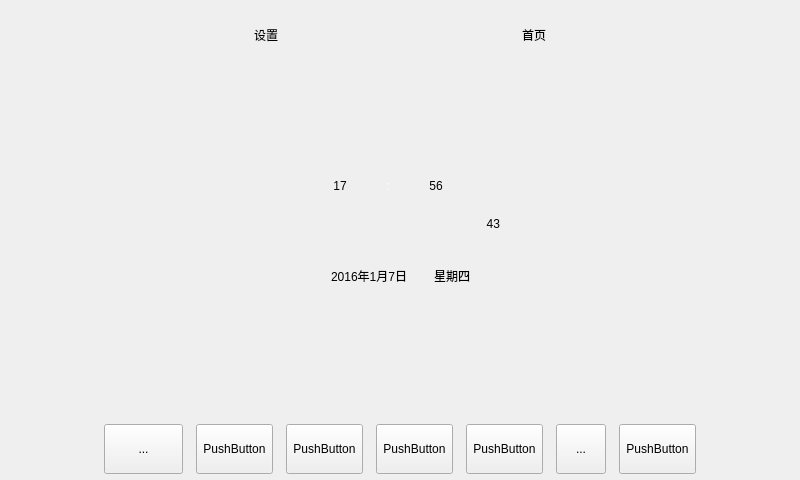
<?xml version="1.0" encoding="UTF-8"?>
<ui version="4.0">
 <class>Widget</class>
 <widget class="QWidget" name="Widget">
  <property name="geometry">
   <rect>
    <x>0</x>
    <y>0</y>
    <width>800</width>
    <height>480</height>
   </rect>
  </property>
  <property name="minimumSize">
   <size>
    <width>800</width>
    <height>480</height>
   </size>
  </property>
  <property name="maximumSize">
   <size>
    <width>800</width>
    <height>480</height>
   </size>
  </property>
  <property name="windowTitle">
   <string>Widget</string>
  </property>
  <layout class="QVBoxLayout" name="verticalLayout_3">
   <property name="spacing">
    <number>0</number>
   </property>
   <property name="margin">
    <number>0</number>
   </property>
   <item>
    <layout class="QVBoxLayout" name="verticalLayout_2">
     <property name="spacing">
      <number>0</number>
     </property>
     <item>
      <widget class="QWidget" name="widget_Top" native="true">
       <property name="minimumSize">
        <size>
         <width>0</width>
         <height>70</height>
        </size>
       </property>
       <layout class="QHBoxLayout" name="horizontalLayout">
        <property name="spacing">
         <number>0</number>
        </property>
        <property name="margin">
         <number>0</number>
        </property>
        <item>
         <spacer name="horizontalSpacer">
          <property name="orientation">
           <enum>Qt::Horizontal</enum>
          </property>
          <property name="sizeHint" stdset="0">
           <size>
            <width>145</width>
            <height>20</height>
           </size>
          </property>
         </spacer>
        </item>
        <item>
         <widget class="QToolButton" name="tbnSetting">
          <property name="minimumSize">
           <size>
            <width>35</width>
            <height>35</height>
           </size>
          </property>
          <property name="cursor">
           <cursorShape>OpenHandCursor</cursorShape>
          </property>
          <property name="styleSheet">
           <string notr="true"/>
          </property>
          <property name="text">
           <string>设置</string>
          </property>
          <property name="toolButtonStyle">
           <enum>Qt::ToolButtonTextUnderIcon</enum>
          </property>
          <property name="autoRaise">
           <bool>true</bool>
          </property>
         </widget>
        </item>
        <item>
         <spacer name="horizontalSpacer_2">
          <property name="orientation">
           <enum>Qt::Horizontal</enum>
          </property>
          <property name="sizeType">
           <enum>QSizePolicy::Maximum</enum>
          </property>
          <property name="sizeHint" stdset="0">
           <size>
            <width>40</width>
            <height>0</height>
           </size>
          </property>
         </spacer>
        </item>
        <item>
         <widget class="QLabel" name="label_title">
          <property name="minimumSize">
           <size>
            <width>150</width>
            <height>0</height>
           </size>
          </property>
          <property name="maximumSize">
           <size>
            <width>16777215</width>
            <height>40</height>
           </size>
          </property>
          <property name="styleSheet">
           <string notr="true">border-image: url(:/images/title_zlkzq.png);</string>
          </property>
          <property name="text">
           <string/>
          </property>
         </widget>
        </item>
        <item>
         <spacer name="horizontalSpacer_3">
          <property name="orientation">
           <enum>Qt::Horizontal</enum>
          </property>
          <property name="sizeType">
           <enum>QSizePolicy::Maximum</enum>
          </property>
          <property name="sizeHint" stdset="0">
           <size>
            <width>40</width>
            <height>20</height>
           </size>
          </property>
         </spacer>
        </item>
        <item>
         <widget class="QToolButton" name="tbnHome">
          <property name="minimumSize">
           <size>
            <width>35</width>
            <height>35</height>
           </size>
          </property>
          <property name="cursor">
           <cursorShape>OpenHandCursor</cursorShape>
          </property>
          <property name="text">
           <string>首页</string>
          </property>
          <property name="toolButtonStyle">
           <enum>Qt::ToolButtonTextUnderIcon</enum>
          </property>
          <property name="autoRaise">
           <bool>true</bool>
          </property>
         </widget>
        </item>
        <item>
         <spacer name="horizontalSpacer_4">
          <property name="orientation">
           <enum>Qt::Horizontal</enum>
          </property>
          <property name="sizeHint" stdset="0">
           <size>
            <width>145</width>
            <height>20</height>
           </size>
          </property>
         </spacer>
        </item>
       </layout>
      </widget>
     </item>
     <item>
      <widget class="QStackedWidget" name="stackedWidget">
       <property name="currentIndex">
        <number>1</number>
       </property>
       <widget class="QWidget" name="page">
        <layout class="QVBoxLayout" name="verticalLayout">
         <property name="spacing">
          <number>0</number>
         </property>
         <property name="margin">
          <number>0</number>
         </property>
         <item>
          <widget class="QWidget" name="widget_Mid" native="true">
           <layout class="QHBoxLayout" name="horizontalLayout_2">
            <property name="spacing">
             <number>0</number>
            </property>
            <property name="margin">
             <number>0</number>
            </property>
            <item>
             <widget class="QToolButton" name="tbnFlow">
              <property name="minimumSize">
               <size>
                <width>100</width>
                <height>80</height>
               </size>
              </property>
              <property name="cursor">
               <cursorShape>OpenHandCursor</cursorShape>
              </property>
              <property name="styleSheet">
               <string notr="true"/>
              </property>
              <property name="text">
               <string>1</string>
              </property>
              <property name="toolButtonStyle">
               <enum>Qt::ToolButtonTextUnderIcon</enum>
              </property>
              <property name="autoRaise">
               <bool>false</bool>
              </property>
             </widget>
            </item>
            <item>
             <widget class="QToolButton" name="tbnCOD">
              <property name="minimumSize">
               <size>
                <width>100</width>
                <height>80</height>
               </size>
              </property>
              <property name="cursor">
               <cursorShape>OpenHandCursor</cursorShape>
              </property>
              <property name="styleSheet">
               <string notr="true"/>
              </property>
              <property name="text">
               <string>2</string>
              </property>
              <property name="toolButtonStyle">
               <enum>Qt::ToolButtonTextUnderIcon</enum>
              </property>
              <property name="autoRaise">
               <bool>false</bool>
              </property>
             </widget>
            </item>
            <item>
             <widget class="QToolButton" name="tbnPH">
              <property name="minimumSize">
               <size>
                <width>100</width>
                <height>80</height>
               </size>
              </property>
              <property name="cursor">
               <cursorShape>OpenHandCursor</cursorShape>
              </property>
              <property name="styleSheet">
               <string notr="true"/>
              </property>
              <property name="text">
               <string>3</string>
              </property>
              <property name="toolButtonStyle">
               <enum>Qt::ToolButtonTextUnderIcon</enum>
              </property>
              <property name="autoRaise">
               <bool>false</bool>
              </property>
             </widget>
            </item>
            <item>
             <widget class="QToolButton" name="tbnSafety">
              <property name="minimumSize">
               <size>
                <width>100</width>
                <height>80</height>
               </size>
              </property>
              <property name="cursor">
               <cursorShape>OpenHandCursor</cursorShape>
              </property>
              <property name="styleSheet">
               <string notr="true"/>
              </property>
              <property name="text">
               <string>4</string>
              </property>
              <property name="toolButtonStyle">
               <enum>Qt::ToolButtonTextUnderIcon</enum>
              </property>
              <property name="autoRaise">
               <bool>false</bool>
              </property>
             </widget>
            </item>
           </layout>
          </widget>
         </item>
        </layout>
       </widget>
       <widget class="QWidget" name="page_2">
        <layout class="QGridLayout" name="gridLayout_2">
         <item row="0" column="0">
          <layout class="QGridLayout" name="gridLayout">
           <item row="0" column="1">
            <spacer name="verticalSpacer">
             <property name="orientation">
              <enum>Qt::Vertical</enum>
             </property>
             <property name="sizeType">
              <enum>QSizePolicy::Maximum</enum>
             </property>
             <property name="sizeHint" stdset="0">
              <size>
               <width>20</width>
               <height>40</height>
              </size>
             </property>
            </spacer>
           </item>
           <item row="2" column="2">
            <spacer name="horizontalSpacer_14">
             <property name="orientation">
              <enum>Qt::Horizontal</enum>
             </property>
             <property name="sizeHint" stdset="0">
              <size>
               <width>40</width>
               <height>20</height>
              </size>
             </property>
            </spacer>
           </item>
           <item row="2" column="1">
            <widget class="QWidget" name="widget_data" native="true">
             <property name="minimumSize">
              <size>
               <width>420</width>
               <height>200</height>
              </size>
             </property>
             <layout class="QVBoxLayout" name="verticalLayout_4">
              <property name="spacing">
               <number>0</number>
              </property>
              <property name="margin">
               <number>0</number>
              </property>
              <item>
               <layout class="QHBoxLayout" name="horizontalLayout_6">
                <property name="spacing">
                 <number>10</number>
                </property>
                <property name="topMargin">
                 <number>20</number>
                </property>
                <item>
                 <spacer name="horizontalSpacer_9">
                  <property name="orientation">
                   <enum>Qt::Horizontal</enum>
                  </property>
                  <property name="sizeHint" stdset="0">
                   <size>
                    <width>40</width>
                    <height>20</height>
                   </size>
                  </property>
                 </spacer>
                </item>
                <item>
                 <layout class="QHBoxLayout" name="horizontalLayout_5">
                  <item>
                   <widget class="QLabel" name="label_hour">
                    <property name="minimumSize">
                     <size>
                      <width>80</width>
                      <height>0</height>
                     </size>
                    </property>
                    <property name="styleSheet">
                     <string notr="true">font: 75 50pt &quot;黑体&quot;;
</string>
                    </property>
                    <property name="text">
                     <string>17</string>
                    </property>
                    <property name="alignment">
                     <set>Qt::AlignCenter</set>
                    </property>
                   </widget>
                  </item>
                  <item>
                   <widget class="QLabel" name="label">
                    <property name="styleSheet">
                     <string notr="true">font: 75 50pt &quot;黑体&quot;;
color: rgb(255, 255, 255);</string>
                    </property>
                    <property name="text">
                     <string>:</string>
                    </property>
                   </widget>
                  </item>
                  <item>
                   <widget class="QLabel" name="label_min">
                    <property name="minimumSize">
                     <size>
                      <width>80</width>
                      <height>0</height>
                     </size>
                    </property>
                    <property name="styleSheet">
                     <string notr="true">font: 75 50pt &quot;黑体&quot;;</string>
                    </property>
                    <property name="text">
                     <string>56</string>
                    </property>
                    <property name="alignment">
                     <set>Qt::AlignCenter</set>
                    </property>
                   </widget>
                  </item>
                 </layout>
                </item>
                <item>
                 <widget class="QLabel" name="label_sec">
                  <property name="styleSheet">
                   <string notr="true">font: 75 20pt &quot;微软雅黑&quot;;</string>
                  </property>
                  <property name="text">
                   <string>43</string>
                  </property>
                  <property name="alignment">
                   <set>Qt::AlignBottom|Qt::AlignRight|Qt::AlignTrailing</set>
                  </property>
                 </widget>
                </item>
                <item>
                 <spacer name="horizontalSpacer_10">
                  <property name="orientation">
                   <enum>Qt::Horizontal</enum>
                  </property>
                  <property name="sizeHint" stdset="0">
                   <size>
                    <width>40</width>
                    <height>20</height>
                   </size>
                  </property>
                 </spacer>
                </item>
               </layout>
              </item>
              <item>
               <layout class="QHBoxLayout" name="horizontalLayout_7">
                <property name="spacing">
                 <number>0</number>
                </property>
                <property name="bottomMargin">
                 <number>20</number>
                </property>
                <item>
                 <spacer name="horizontalSpacer_11">
                  <property name="orientation">
                   <enum>Qt::Horizontal</enum>
                  </property>
                  <property name="sizeHint" stdset="0">
                   <size>
                    <width>40</width>
                    <height>20</height>
                   </size>
                  </property>
                 </spacer>
                </item>
                <item>
                 <layout class="QHBoxLayout" name="horizontalLayout_4">
                  <item>
                   <widget class="QLabel" name="label_data">
                    <property name="styleSheet">
                     <string notr="true">font: 75 22pt &quot;楷体&quot;;</string>
                    </property>
                    <property name="text">
                     <string>2016年1月7日</string>
                    </property>
                    <property name="alignment">
                     <set>Qt::AlignLeading|Qt::AlignLeft|Qt::AlignVCenter</set>
                    </property>
                   </widget>
                  </item>
                  <item>
                   <spacer name="horizontalSpacer_7">
                    <property name="orientation">
                     <enum>Qt::Horizontal</enum>
                    </property>
                    <property name="sizeType">
                     <enum>QSizePolicy::Maximum</enum>
                    </property>
                    <property name="sizeHint" stdset="0">
                     <size>
                      <width>20</width>
                      <height>20</height>
                     </size>
                    </property>
                   </spacer>
                  </item>
                  <item>
                   <widget class="QLabel" name="label_week">
                    <property name="styleSheet">
                     <string notr="true">font: 75 22pt &quot;楷体&quot;;</string>
                    </property>
                    <property name="text">
                     <string>星期四</string>
                    </property>
                    <property name="alignment">
                     <set>Qt::AlignLeading|Qt::AlignLeft|Qt::AlignVCenter</set>
                    </property>
                   </widget>
                  </item>
                 </layout>
                </item>
                <item>
                 <spacer name="horizontalSpacer_12">
                  <property name="orientation">
                   <enum>Qt::Horizontal</enum>
                  </property>
                  <property name="sizeHint" stdset="0">
                   <size>
                    <width>40</width>
                    <height>20</height>
                   </size>
                  </property>
                 </spacer>
                </item>
               </layout>
              </item>
             </layout>
            </widget>
           </item>
           <item row="2" column="0">
            <spacer name="horizontalSpacer_13">
             <property name="orientation">
              <enum>Qt::Horizontal</enum>
             </property>
             <property name="sizeHint" stdset="0">
              <size>
               <width>40</width>
               <height>20</height>
              </size>
             </property>
            </spacer>
           </item>
           <item row="3" column="1">
            <spacer name="verticalSpacer_2">
             <property name="orientation">
              <enum>Qt::Vertical</enum>
             </property>
             <property name="sizeType">
              <enum>QSizePolicy::Maximum</enum>
             </property>
             <property name="sizeHint" stdset="0">
              <size>
               <width>20</width>
               <height>60</height>
              </size>
             </property>
            </spacer>
           </item>
          </layout>
         </item>
        </layout>
       </widget>
       <widget class="QWidget" name="page_3">
        <widget class="QWidget" name="widget_calibration" native="true">
         <property name="geometry">
          <rect>
           <x>0</x>
           <y>0</y>
           <width>798</width>
           <height>339</height>
          </rect>
         </property>
         <layout class="QHBoxLayout" name="horizontalLayout_8">
          <property name="spacing">
           <number>0</number>
          </property>
          <property name="margin">
           <number>0</number>
          </property>
          <item>
           <widget class="QToolButton" name="tbnDA">
            <property name="minimumSize">
             <size>
              <width>100</width>
              <height>80</height>
             </size>
            </property>
            <property name="cursor">
             <cursorShape>OpenHandCursor</cursorShape>
            </property>
            <property name="styleSheet">
             <string notr="true"/>
            </property>
            <property name="text">
             <string>1</string>
            </property>
            <property name="toolButtonStyle">
             <enum>Qt::ToolButtonTextUnderIcon</enum>
            </property>
            <property name="autoRaise">
             <bool>false</bool>
            </property>
           </widget>
          </item>
          <item>
           <widget class="QToolButton" name="tbnAD">
            <property name="minimumSize">
             <size>
              <width>100</width>
              <height>80</height>
             </size>
            </property>
            <property name="cursor">
             <cursorShape>OpenHandCursor</cursorShape>
            </property>
            <property name="styleSheet">
             <string notr="true"/>
            </property>
            <property name="text">
             <string>2</string>
            </property>
            <property name="toolButtonStyle">
             <enum>Qt::ToolButtonTextUnderIcon</enum>
            </property>
            <property name="autoRaise">
             <bool>false</bool>
            </property>
           </widget>
          </item>
          <item>
           <widget class="QToolButton" name="tbnValveControl">
            <property name="minimumSize">
             <size>
              <width>100</width>
              <height>80</height>
             </size>
            </property>
            <property name="cursor">
             <cursorShape>OpenHandCursor</cursorShape>
            </property>
            <property name="styleSheet">
             <string notr="true"/>
            </property>
            <property name="text">
             <string>3</string>
            </property>
            <property name="toolButtonStyle">
             <enum>Qt::ToolButtonTextUnderIcon</enum>
            </property>
            <property name="autoRaise">
             <bool>false</bool>
            </property>
           </widget>
          </item>
         </layout>
        </widget>
       </widget>
      </widget>
     </item>
     <item>
      <widget class="QLabel" name="label_Bottom_Div">
       <property name="minimumSize">
        <size>
         <width>0</width>
         <height>0</height>
        </size>
       </property>
       <property name="maximumSize">
        <size>
         <width>16777215</width>
         <height>3</height>
        </size>
       </property>
       <property name="text">
        <string/>
       </property>
      </widget>
     </item>
     <item>
      <widget class="QWidget" name="widget_Bottom" native="true">
       <property name="sizePolicy">
        <sizepolicy hsizetype="Minimum" vsizetype="Preferred">
         <horstretch>0</horstretch>
         <verstretch>0</verstretch>
        </sizepolicy>
       </property>
       <layout class="QHBoxLayout" name="horizontalLayout_3">
        <property name="spacing">
         <number>13</number>
        </property>
        <property name="leftMargin">
         <number>0</number>
        </property>
        <property name="topMargin">
         <number>10</number>
        </property>
        <property name="rightMargin">
         <number>0</number>
        </property>
        <property name="bottomMargin">
         <number>6</number>
        </property>
        <item>
         <spacer name="horizontalSpacer_5">
          <property name="orientation">
           <enum>Qt::Horizontal</enum>
          </property>
          <property name="sizeHint" stdset="0">
           <size>
            <width>40</width>
            <height>20</height>
           </size>
          </property>
         </spacer>
        </item>
        <item>
         <widget class="QToolButton" name="tbnRtd">
          <property name="sizePolicy">
           <sizepolicy hsizetype="Maximum" vsizetype="Fixed">
            <horstretch>0</horstretch>
            <verstretch>0</verstretch>
           </sizepolicy>
          </property>
          <property name="minimumSize">
           <size>
            <width>79</width>
            <height>50</height>
           </size>
          </property>
          <property name="cursor">
           <cursorShape>OpenHandCursor</cursorShape>
          </property>
          <property name="text">
           <string>...</string>
          </property>
         </widget>
        </item>
        <item>
         <widget class="QToolButton" name="tbnPolluter">
          <property name="sizePolicy">
           <sizepolicy hsizetype="Maximum" vsizetype="Fixed">
            <horstretch>0</horstretch>
            <verstretch>0</verstretch>
           </sizepolicy>
          </property>
          <property name="minimumSize">
           <size>
            <width>50</width>
            <height>50</height>
           </size>
          </property>
          <property name="cursor">
           <cursorShape>OpenHandCursor</cursorShape>
          </property>
          <property name="text">
           <string>PushButton</string>
          </property>
         </widget>
        </item>
        <item>
         <widget class="QToolButton" name="tbnStatistic">
          <property name="sizePolicy">
           <sizepolicy hsizetype="Maximum" vsizetype="Fixed">
            <horstretch>0</horstretch>
            <verstretch>0</verstretch>
           </sizepolicy>
          </property>
          <property name="minimumSize">
           <size>
            <width>50</width>
            <height>50</height>
           </size>
          </property>
          <property name="cursor">
           <cursorShape>OpenHandCursor</cursorShape>
          </property>
          <property name="text">
           <string>PushButton</string>
          </property>
         </widget>
        </item>
        <item>
         <widget class="QToolButton" name="tbnCalibration">
          <property name="sizePolicy">
           <sizepolicy hsizetype="Maximum" vsizetype="Fixed">
            <horstretch>0</horstretch>
            <verstretch>0</verstretch>
           </sizepolicy>
          </property>
          <property name="minimumSize">
           <size>
            <width>50</width>
            <height>50</height>
           </size>
          </property>
          <property name="cursor">
           <cursorShape>OpenHandCursor</cursorShape>
          </property>
          <property name="text">
           <string>PushButton</string>
          </property>
         </widget>
        </item>
        <item>
         <widget class="QToolButton" name="tbnModel">
          <property name="sizePolicy">
           <sizepolicy hsizetype="Maximum" vsizetype="Fixed">
            <horstretch>0</horstretch>
            <verstretch>0</verstretch>
           </sizepolicy>
          </property>
          <property name="minimumSize">
           <size>
            <width>50</width>
            <height>50</height>
           </size>
          </property>
          <property name="cursor">
           <cursorShape>OpenHandCursor</cursorShape>
          </property>
          <property name="text">
           <string>PushButton</string>
          </property>
         </widget>
        </item>
        <item>
         <widget class="QToolButton" name="tbnUser">
          <property name="sizePolicy">
           <sizepolicy hsizetype="Maximum" vsizetype="Fixed">
            <horstretch>0</horstretch>
            <verstretch>0</verstretch>
           </sizepolicy>
          </property>
          <property name="minimumSize">
           <size>
            <width>50</width>
            <height>50</height>
           </size>
          </property>
          <property name="cursor">
           <cursorShape>OpenHandCursor</cursorShape>
          </property>
          <property name="text">
           <string>...</string>
          </property>
         </widget>
        </item>
        <item>
         <widget class="QToolButton" name="tbnNull">
          <property name="sizePolicy">
           <sizepolicy hsizetype="Maximum" vsizetype="Fixed">
            <horstretch>0</horstretch>
            <verstretch>0</verstretch>
           </sizepolicy>
          </property>
          <property name="minimumSize">
           <size>
            <width>50</width>
            <height>50</height>
           </size>
          </property>
          <property name="cursor">
           <cursorShape>OpenHandCursor</cursorShape>
          </property>
          <property name="text">
           <string>PushButton</string>
          </property>
         </widget>
        </item>
        <item>
         <spacer name="horizontalSpacer_6">
          <property name="orientation">
           <enum>Qt::Horizontal</enum>
          </property>
          <property name="sizeHint" stdset="0">
           <size>
            <width>40</width>
            <height>20</height>
           </size>
          </property>
         </spacer>
        </item>
       </layout>
      </widget>
     </item>
    </layout>
   </item>
  </layout>
 </widget>
 <layoutdefault spacing="6" margin="11"/>
 <resources/>
 <connections/>
</ui>
